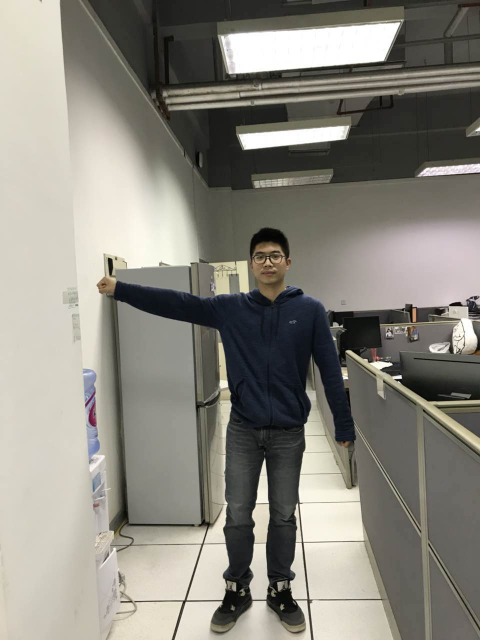
#> input picture Server/web/sample_image/1.jpg, 960 x 1280 px, found by its file name (shown at 1/2 size)
$ python uploadImage.py   (Python 2 division)
#> lines starting #> are read from the running program, lines starting #| are printed output that depends on the picture
import requests
import time
from PIL import Image


def get_time_stamp():
    ct = time.time()
    local_time = time.localtime(ct)
    data_head = time.strftime("%Y-%m-%d,%H-%M-%S", local_time)
    data_secs = (ct - long(ct)) * 1000
    time_stamp = "%s-%03d" % (data_head, data_secs)
    return time_stamp


def compress_photo(filename):
    img = Image.open(filename)
#> img is the input picture: PIL image 960x1280 RGB; mean R, G, B 137.6, 134.9, 126.3
    w, h = img.size
#> w = 960; h = 1280
    raito = float(w) / h
#> raito = 0.75
    new_height = 368
    new_width = int(new_height * raito)
#> new_width = 276
    print w, h
#| 960 1280
    print new_width, new_height
#| 276 368
    new_file_name = filename[0:-4] + '_small.jpeg'
    print new_file_name
    img.resize((new_width, new_height)).save(new_file_name)
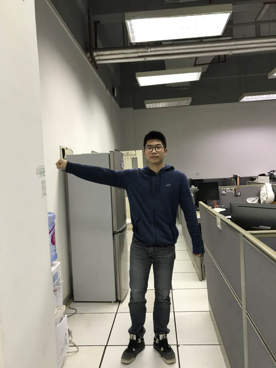
#> saved as 1_small.jpeg: PIL image 276x368 RGB; mean R, G, B 137.6, 134.9, 126.3
    return new_file_name


def upload():
    url = 'http://219.223.196.151:8000/postPic/'
    filename = 'F:\OOAD\SmartHomeByGestureEstimation\Server\web\sample_image\\1.jpg'
    filename = compress_photo(filename)
    files = {'image': open(filename, 'rb')}
    print get_time_stamp()
    response = requests.post(url, files=files)
    print response.content
    print get_time_stamp()


if __name__ == '__main__':
    upload()
#> (the call stopped at in upload, `response = requests.post(url, files=files)`: requests is not available in this run)

$ run again, with Server/web/sample_image/2.jpg copied over Server/web/sample_image/1.jpg
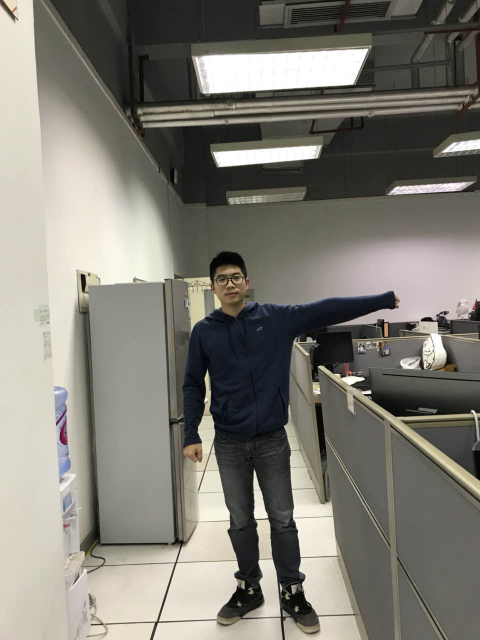
#> input picture Server/web/sample_image/2.jpg, 960 x 1280 px, found by its file name (shown at 1/2 size)
#> in compress_photo, img is the input picture: PIL image 960x1280 RGB; mean R, G, B 127.5, 125.1, 116.6
#| 960 1280
#| 276 368
#> in compress_photo, `img.resize((new_width, new_height)).save(new_file_name)`:
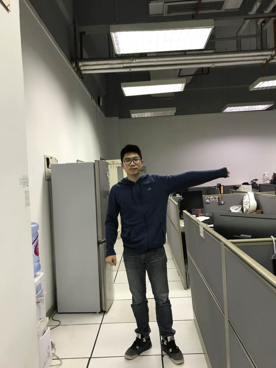
#> saved as 1_small.jpeg: PIL image 276x368 RGB; mean R, G, B 127.5, 125.1, 116.6

$ run again, with Server/web/sample_image/3.jpg copied over Server/web/sample_image/1.jpg
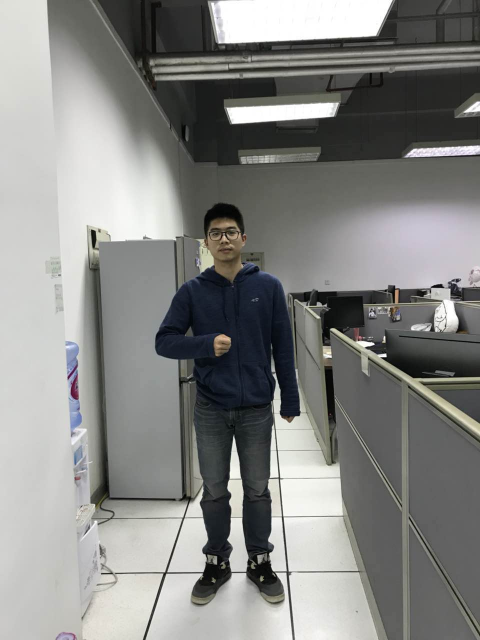
#> input picture Server/web/sample_image/3.jpg, 960 x 1280 px, found by its file name (shown at 1/2 size)
#> in compress_photo, img is the input picture: PIL image 960x1280 RGB; mean R, G, B 134, 134.6, 132.3
#| 960 1280
#| 276 368
#> in compress_photo, `img.resize((new_width, new_height)).save(new_file_name)`:
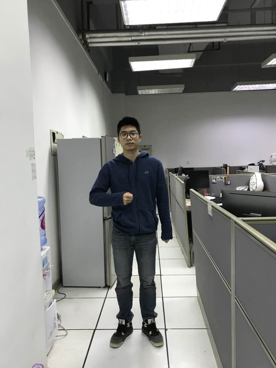
#> saved as 1_small.jpeg: PIL image 276x368 RGB; mean R, G, B 134, 134.6, 132.4
